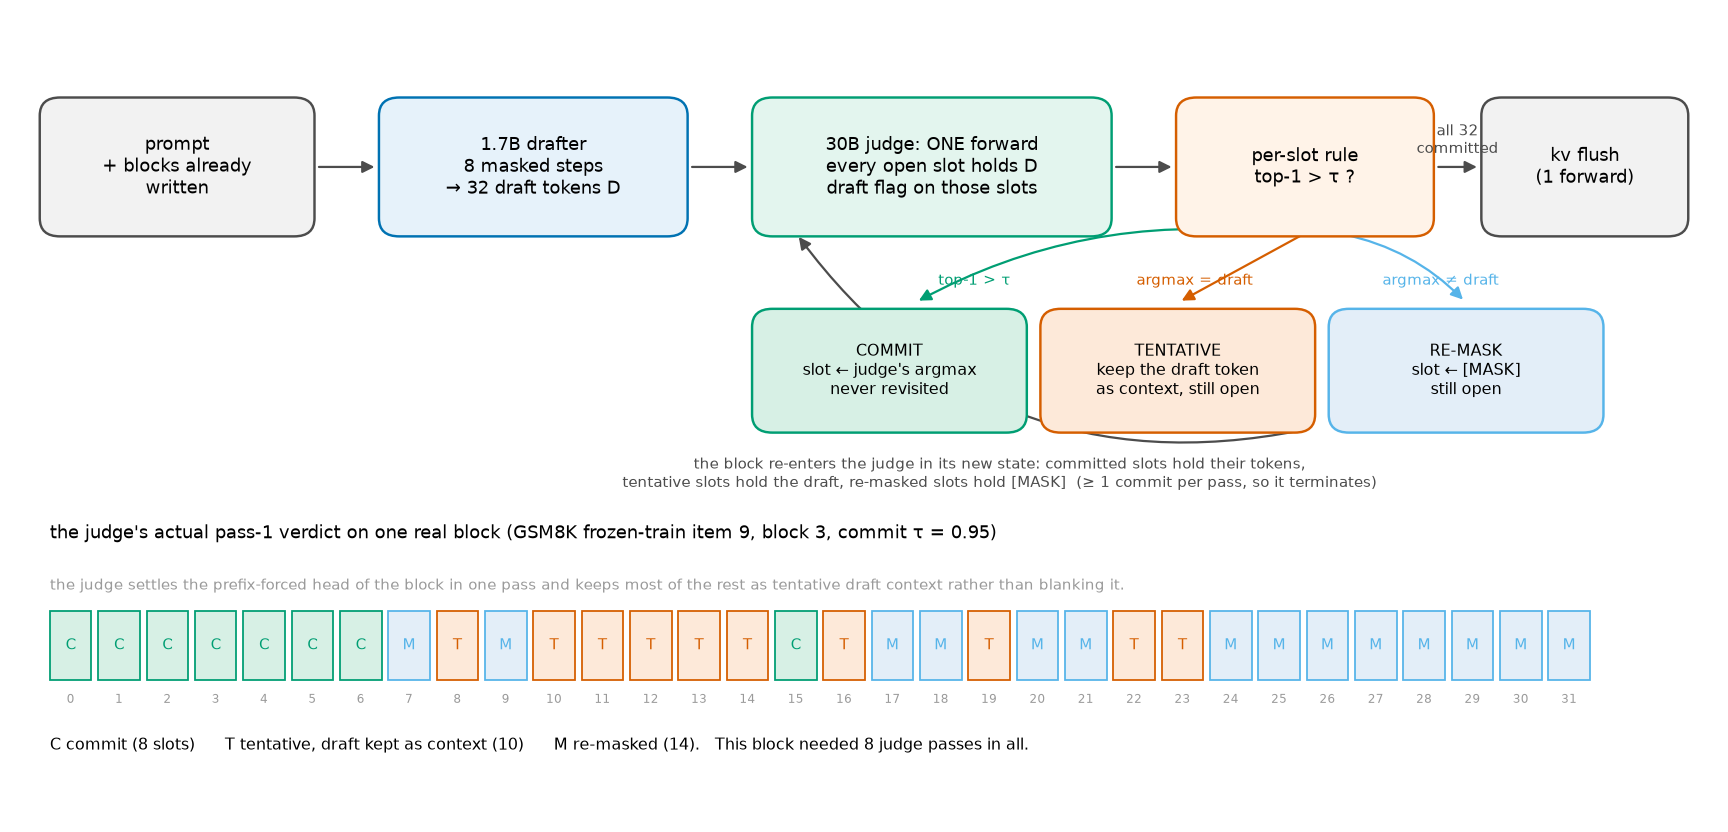

Here is the Python script that generated this plot:
#!/usr/bin/env python
"""F1 -- one block of draft-aligned decoding: prompt -> drafter block -> judge pass ->
commit / keep tentative / re-mask -> repeat -> flush.

The boxes are a schematic of the loop implemented in code/draftalign/da_decode.py
(`da_generate`, `judge_full_block`, `full_commit_rule`). The slot strip at the bottom
is NOT schematic: it is the round-2a judge's actual pass-1 verdict on GSM8K frozen-train
item 9, block index 2, recomputed here from the recorded trace
logs/draftalign/da_decode/gsm8k_B32_t95_dv-s8_full_c95_adb3106a4d/traces/calibvalid/00009.npz
by applying `full_commit_rule` (commit if top-1 > 0.95; otherwise keep the draft token
as tentative context when the judge's argmax equals it, else re-mask).

Usage: /venv/main/bin/python results/figures/draftalign/F1_pipeline.py
"""
import os
import sys

import numpy as np

sys.path.insert(0, os.path.dirname(os.path.abspath(__file__)))
from _common import C, ROOT, style          # noqa: E402

style()
import matplotlib.pyplot as plt             # noqa: E402
from matplotlib.patches import FancyArrowPatch, FancyBboxPatch   # noqa: E402

TR = f"{ROOT}/logs/draftalign/da_decode/gsm8k_B32_t95_dv-s8_full_c95_adb3106a4d/traces/calibvalid/00009.npz"
B, TAU = 2, 0.95
d = np.load(TR)
D, A, P = d["draft_tokens"][B], d["judge_argmax"][B], d["judge_p"][B]
commit = P > TAU
tentative = ~commit & (A == D)
remask = ~commit & ~tentative
n_c, n_t, n_r = int(commit.sum()), int(tentative.sum()), int(remask.sum())

fig = plt.figure(figsize=(10.6, 5.0))
ax = fig.add_axes([0, 0, 1, 1])
ax.set_xlim(0, 100)
ax.set_ylim(-1, 52)
ax.axis("off")


def box(x, y, w, h, text, fc, ec, fs=8.0, tc="black"):
    ax.add_patch(FancyBboxPatch((x, y), w, h, boxstyle="round,pad=0.6,rounding_size=1.2",
                                fc=fc, ec=ec, lw=1.1, zorder=2))
    ax.text(x + w / 2, y + h / 2, text, ha="center", va="center", fontsize=fs, zorder=3, color=tc)


def arrow(x1, y1, x2, y2, text="", ls="-", col=None, rad=0.0, fs=7.0, dx=0, dy=1.2):
    col = col or C["stock"]
    ax.add_patch(FancyArrowPatch((x1, y1), (x2, y2), arrowstyle="-|>", mutation_scale=11,
                                 lw=1.0, color=col, ls=ls, zorder=1,
                                 connectionstyle=f"arc3,rad={rad}"))
    if text:
        ax.text((x1 + x2) / 2 + dx, (y1 + y2) / 2 + dy, text, ha="center", va="bottom",
                fontsize=fs, color=col)


# --- top row: the loop ------------------------------------------------------
Y = 38
box(2, Y, 15, 8, "prompt\n+ blocks already\nwritten", "#F2F2F2", C["stock"])
box(22, Y, 17, 8, "1.7B drafter\n8 masked steps\n→ 32 draft tokens D", "#E6F2FA", C["free"])
box(44, Y, 20, 8, "30B judge: ONE forward\nevery open slot holds D\ndraft flag on those slots",
    "#E3F5EE", C["r2a"])
box(69, Y, 14, 8, "per-slot rule\ntop-1 > τ ?", "#FFF3E8", C["r1"])
box(87, Y, 11, 8, "kv flush\n(1 forward)", "#F2F2F2", C["stock"])

arrow(17.6, Y + 4, 21.4, Y + 4)
arrow(39.6, Y + 4, 43.4, Y + 4)
arrow(64.6, Y + 4, 68.4, Y + 4)
arrow(83.6, Y + 4, 86.4, Y + 4, "all 32\ncommitted", fs=6.6, dy=0.6)

# --- the three outcomes -----------------------------------------------------
Y2 = 25
box(44, Y2, 15, 7, "COMMIT\nslot ← judge's argmax\nnever revisited", "#D7F0E5", C["r2a"], fs=7.2)
box(61, Y2, 15, 7, "TENTATIVE\nkeep the draft token\nas context, still open", "#FDE9D9", C["r1"], fs=7.2)
box(78, Y2, 15, 7, "RE-MASK\nslot ← [MASK]\nstill open", "#E3EEF8", C["mask"], fs=7.2)

arrow(74, Y - 0.4, 53, Y2 + 8.0, col=C["r2a"], rad=0.16)
arrow(76, Y - 0.4, 68.5, Y2 + 8.0, col=C["r1"])
arrow(78, Y - 0.4, 85.5, Y2 + 8.0, col=C["mask"], rad=-0.16)
ax.text(56.5, Y2 + 9.2, "top-1 > τ", fontsize=6.8, color=C["r2a"], ha="center")
ax.text(69.5, Y2 + 9.2, "argmax = draft", fontsize=6.8, color=C["r1"], ha="center")
ax.text(84.0, Y2 + 9.2, "argmax ≠ draft", fontsize=6.8, color=C["mask"], ha="center")
arrow(76, Y2 - 0.4, 46, Y - 0.4, col=C["stock"], rad=-0.32)
ax.text(58, Y2 - 4.2, "the block re-enters the judge in its new state: committed slots hold their tokens,\n"
        "tentative slots hold the draft, re-masked slots hold [MASK]  (≥ 1 commit per pass, so it terminates)",
        fontsize=6.9, color=C["stock"], ha="center")

# --- the slot strip ---------------------------------------------------------
Y3 = 8
ax.text(2, Y3 + 9.4, "the judge's actual pass-1 verdict on one real block "
                     "(GSM8K frozen-train item 9, block 3, commit τ = 0.95)",
        fontsize=8.2, ha="left")
w = 2.85
for i in range(32):
    x = 2 + i * w
    if commit[i]:
        fc, ec, lab = "#D7F0E5", C["r2a"], "C"
    elif tentative[i]:
        fc, ec, lab = "#FDE9D9", C["r1"], "T"
    else:
        fc, ec, lab = "#E3EEF8", C["mask"], "M"
    ax.add_patch(plt.Rectangle((x, Y3), w * 0.86, 4.6, fc=fc, ec=ec, lw=0.8))
    ax.text(x + w * 0.43, Y3 + 2.3, lab, ha="center", va="center", fontsize=6.6, color=ec)
    ax.text(x + w * 0.43, Y3 - 1.3, str(i), ha="center", va="center", fontsize=5.4, color=C["grey"])
ax.text(2, Y3 - 4.6,
        "C commit (%d slots)      T tentative, draft kept as context (%d)      "
        "M re-masked (%d).   This block needed 8 judge passes in all." % (n_c, n_t, n_r),
        fontsize=7.2, ha="left")
ax.text(2, Y3 + 6.0,
        "the judge settles the prefix-forced head of the block in one pass and keeps most of the rest "
        "as tentative draft context rather than blanking it.", fontsize=6.9, ha="left", color=C["grey"])

out = os.path.join(os.path.dirname(os.path.abspath(__file__)), "F1_pipeline.png")
fig.savefig(out)
print("wrote", out)
print("pass-1 verdict: commit %d, tentative %d, re-mask %d (of 32)" % (n_c, n_t, n_r))
print("recorded judge passes for this block:", int(np.load(TR)["n_pass"][B]) or "see the jsonl record")
